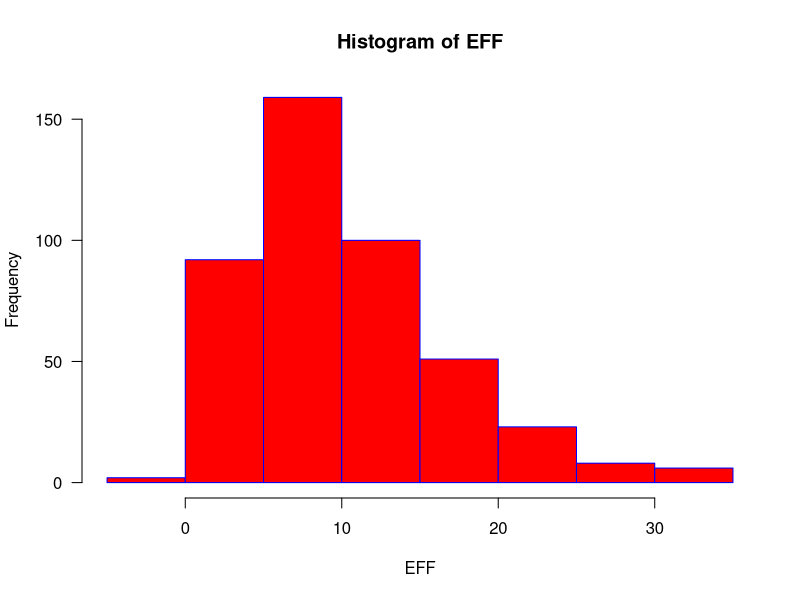
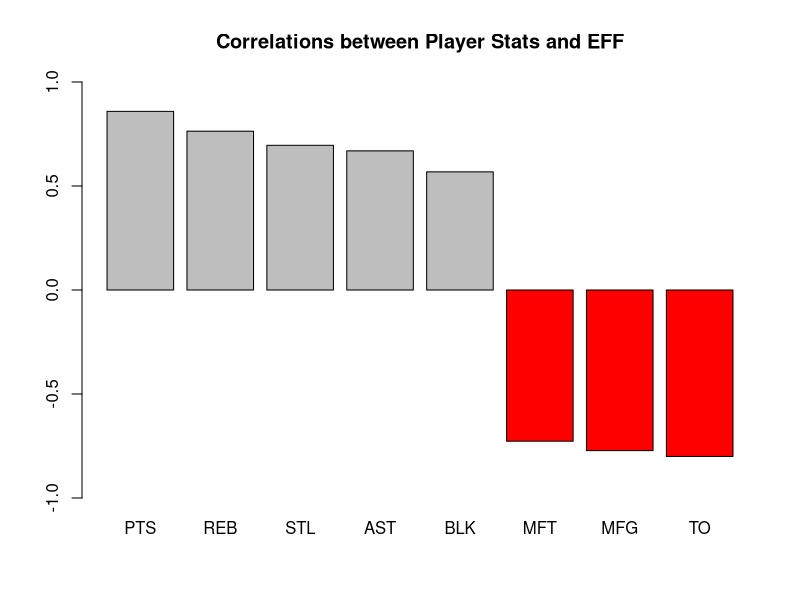
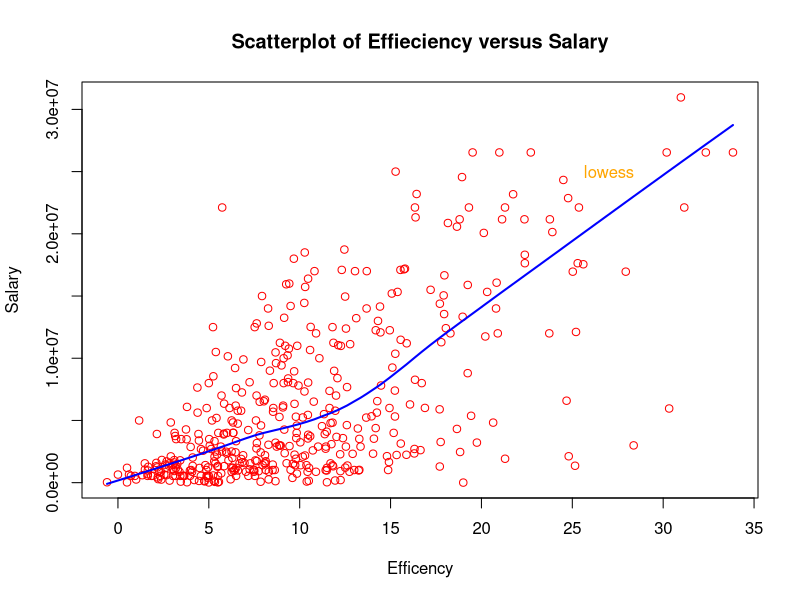
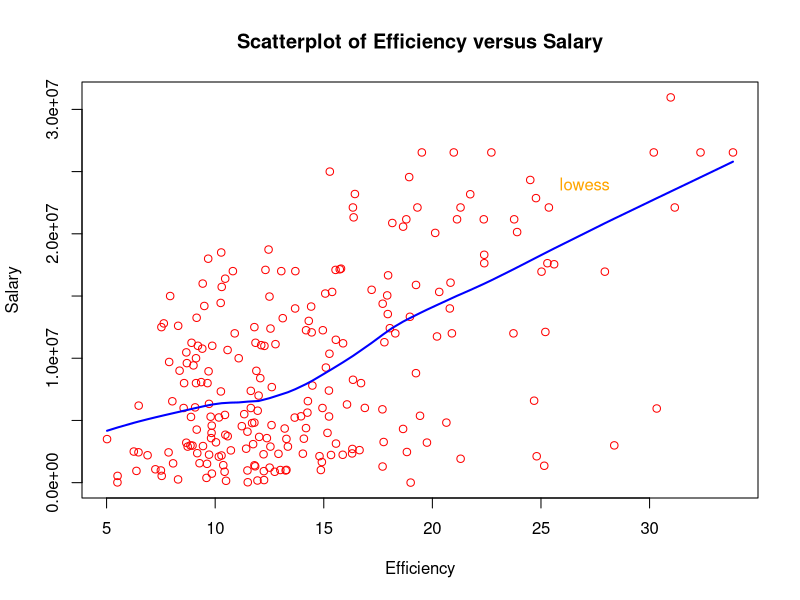

These charts were generated, in order, by the following R code:
## ---- chunk 1

system.time(dat <- read.csv("data/nba2017-player-statistics.csv", header = TRUE, colClasses = c("character", "character", "factor", "character", "double", "integer", "integer", "integer", "integer", "integer","integer","integer","integer","integer","integer","integer","integer","integer","integer","integer","integer","integer","integer","integer")))
str(dat)
## ---- chunk 2
install.packages("readr", repos = "http://cran.rstudio.com/")
library(readr)
## ---- chunk 3
dat_readr = read_csv("data/nba2017-player-statistics.csv",
                     col_types = cols(col_character(), col_character(), col_factor(levels = c("C", "PF", "PG", "SF", "SG")), col_character(),col_double(), col_integer(), col_integer(), col_integer(), col_integer(), col_integer(), col_integer(), col_integer(), col_integer(), col_integer(), col_integer(), col_integer(), col_integer(), col_integer(), col_integer(), col_integer(), col_integer(), col_integer(), col_integer(), col_integer()))
str(dat_readr)
## ---- chunk 4
install.packages(c("dplyr", "ggplot2"), repos = "http://cran.rstudio.com/" )
library("dplyr")
library("ggplot2")
## ---- chunk 5
dat <- dat %>% mutate(Experience = replace(dat$Experience, Experience == "R", 0))
dat <- dat %>% mutate(Experience = as.integer(dat$Experience))
dat



## ---- chunk 6
missed_fg <- dat$FGA - dat$FGM
missed_ft <- dat$FTA - dat$FTM
pts <-  dat$Points2*2 + dat$Points3*3 + dat$FTM
rebs <- dat$OREB + dat$DREB
MPG <- (dat$MIN / dat$GP)
EFF = (pts + rebs + dat$AST + dat$STL + dat$BLK - missed_fg - missed_ft - dat$TO)/dat$GP
summary(EFF)
hist(EFF, main = "Histogram of EFF", border = "blue", col = "red", las = 1)
## ---- chunk 7
dat <- dat %>% mutate(EFF)
top_ten_eff <- slice(arrange(select(dat, Player, Team, Salary, EFF), desc(EFF)), 1:10)
top_ten_eff
## ---- chunk 8
negative_eff <- select(filter(dat, EFF < 0), Player)
negative_eff
## ---- chunk 9
eff_pts_cor <- cor(dat$EFF, pts)
eff_rebs_cor <- cor(dat$EFF, rebs)
eff_asts_cor <- cor(dat$EFF,dat$AST)
eff_stl_cor <- cor(dat$EFF, dat$STL)
eff_blk_cor <- cor(dat$EFF, dat$BLK)
eff_mfg_cor <- -1*cor(dat$EFF, missed_fg)
eff_mft_cor <- -1*cor(dat$EFF, missed_ft)
eff_to_cor <- -1*cor(dat$EFF, dat$TO)


## ---- chunk 10
corr_data = c(eff_pts_cor, eff_rebs_cor, eff_stl_cor,eff_asts_cor,
              eff_blk_cor,eff_mft_cor,eff_mfg_cor,eff_to_cor)
barplot(corr_data, main = "Correlations between Player Stats and EFF",
        names.arg = c('PTS','REB','STL','AST','BLK','MFT','MFG','TO'),
        col = c("grey", "grey", "grey","grey","grey","red","red", "red"), ylim = c(-1,1))
## ---- chunk 11
plot(dat$EFF, dat$Salary, xlab = "Efficency", ylab = "Salary", main = "Scatterplot of Effieciency versus Salary", col = "red")

lines(lowess(dat$EFF, dat$Salary,delta = .5), col = "blue", lwd = 2)
text(27, 25000000, "lowess", col = "orange")

## ---- chunk 12
cor(dat$EFF, dat$Salary)
## ---- chunk 13
dat <- dat %>% mutate(MPG)
players2 <- filter(dat, MPG > 20)
players2
## ---- chunk 14
plot(players2$EFF, players2$Salary, main = "Scatterplot of Efficiency versus Salary", xlab = "Efficiency", ylab = "Salary", col = "red")

lines(lowess(players2$EFF, players2$Salary,delta = .5), col = "blue", lwd = 2)

text(27, 24000000, "lowess", col = "orange")
## ---- chunk 15
cor(players2$EFF, players2$Salary)
